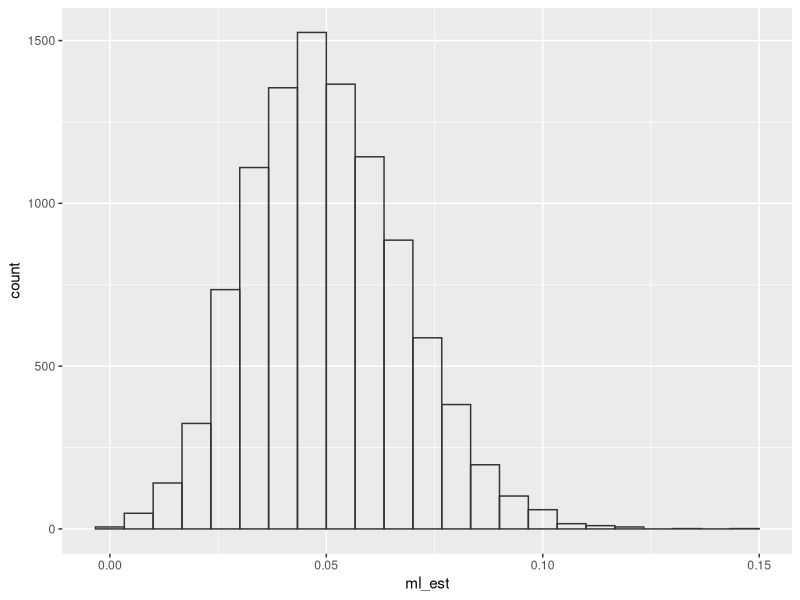
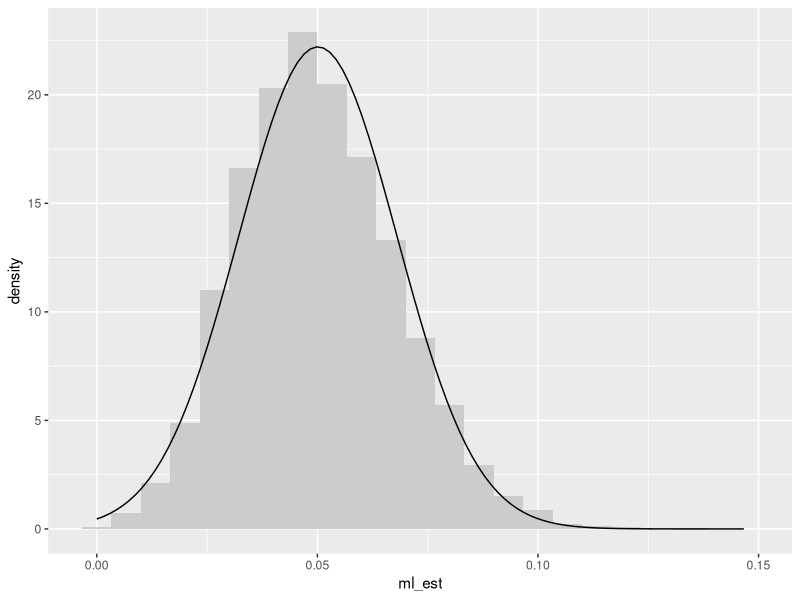

R code for these plots, in order:
## ---- chunk 1
library(tidyverse)
## ---- chunk 2
n_sims <- 10  # number of repeated studies
ml_est <- numeric(n_sims)  # a container for the estimates
for (i in 1:n_sims) {
  y <- rbinom(150, size = 1, prob = 0.05)  # chance of a top is 5%
  ml_est[i] <- mean(y)  # observed fraction of tops (i.e., 1s) in y
}
print(ml_est, digits = 2)
## ---- chunk 3
n_sims <- 10000
ml_est <- numeric(n_sims)  # container to store results
for (i in 1:n_sims) {
  y <- rbinom(150, size = 1, prob = 0.05)
  ml_est[i] <- mean(y)
}

# create a histogram of the sampling distribution
gg_data <- data.frame(ml_est = ml_est)
ggplot(gg_data, aes(x = ml_est)) + 
  geom_histogram(
    # the settings below make the bars appear "smooth" for this problem
    center = 8/150, # centered at an observable value.
    binwidth = 1/150, # one bar per observable value
    # color to distinguish bars
    fill = NA, color = "grey20")
## ---- chunk 4
# variance
(0.05 * 0.95) / 150
## ---- chunk 5
# SD
sqrt((0.05 * 0.95) / 150)
## ---- chunk 6
# mean of sampling distribution
mean(ml_est)

# sd of sampling distribution
sd(ml_est)
## ---- chunk 7
ggplot(gg_data, aes(x = ml_est)) + 
  geom_histogram(
    aes(y = after_stat(density)),  # use density scale for y-axis
    center = 8/150, 
    binwidth = 1/150, 
    fill = "grey80") + 
  # add normal curve to histogram
  stat_function(fun = dnorm, args = list(mean = mean(gg_data$ml_est), 
                                         sd = sd(gg_data$ml_est)))
## ---- chunk 8
set.seed(1234)
n_mc_sims <- 100000
pi_hat <- numeric(n_mc_sims)
for (i in 1:n_mc_sims) {
  y <- rbinom(150, size = 1, prob = 0.05)
  pi_hat[i] <- mean(y)
}

# expected value of pi-hat
mean(pi_hat)

# estimated monte carlo error
sd(pi_hat)/sqrt(n_mc_sims)
## ---- chunk 9
odds_hat <- pi_hat/(1 - pi_hat)

# actual odds
0.05/(1 - 0.05)

# expected value of odds-hat
mean(odds_hat)

# estimated monte carlo error
sd(odds_hat)/sqrt(n_mc_sims)

# the z-statistic testing that mean of simulated odds = actual odds
(mean(odds_hat) - 0.05/0.95)/(sd(odds_hat)/sqrt(n_mc_sims))
## ---- chunk 10
lambda <- 2.0        # the true rate
sample_size <- 5     # small sample size for large bias
n_mc_sims <- 100000  # number of monte carlo simulations

# do monte carlo simulations
lambda_hat <- numeric(n_mc_sims)  # container
for (i in 1:n_mc_sims) {
  y <- rexp(sample_size, rate = lambda)
  lambda_hat[i] <- 1 / mean(y)  # ml estimate
}

# expected value of lambda-hat
mean(lambda_hat)

# estimated monte carlo error
sd(lambda_hat) / sqrt(n_mc_sims)
## ---- chunk 11
lambda <- 2.0
N <- 30
n_mc_sims <- 10000

lambda_hat <- numeric(n_mc_sims)
for (i in 1:n_mc_sims) {
  y <- rexp(N, rate = lambda)
  lambda_hat[i] <- 1 / mean(y)
}

# simulated SE
sd(lambda_hat)
